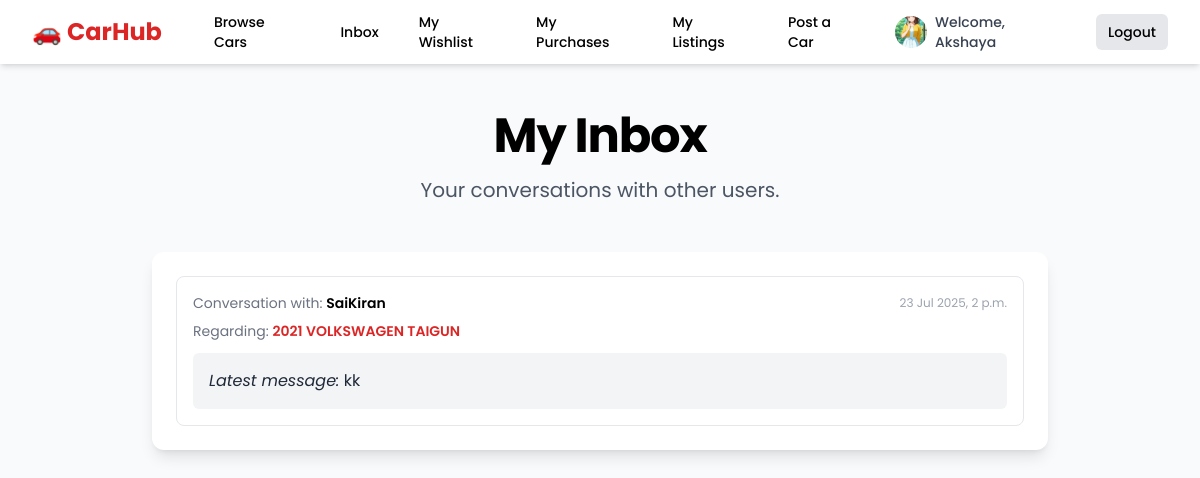
The app's page /inbox/ (signed in), older data.
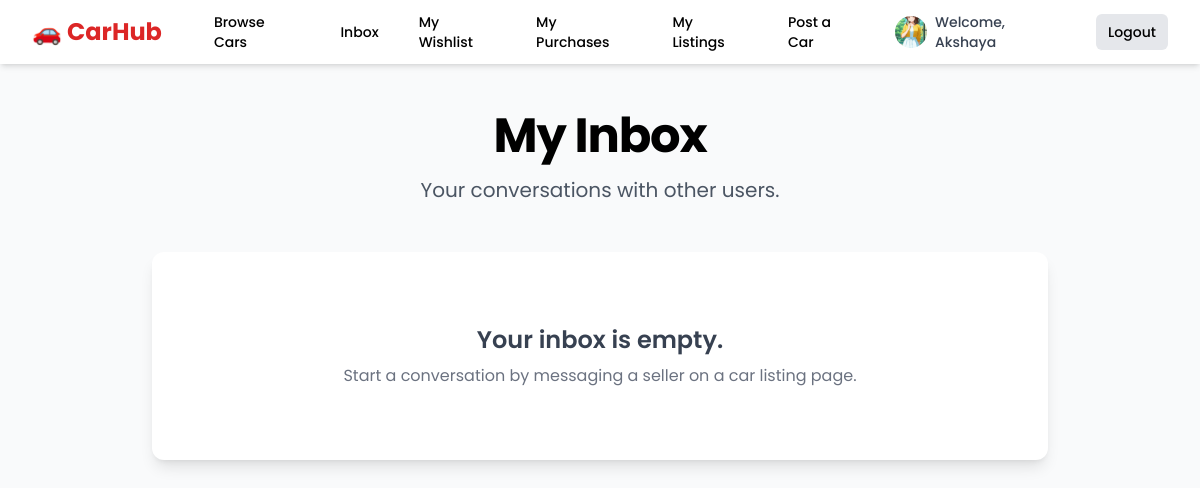
The same page, newer data.
### listings/models.py (models this page shows, shortened)
class Message(models.Model):
    sender = models.ForeignKey(User, on_delete=models.CASCADE, related_name='sent_messages')
    receiver = models.ForeignKey(User, on_delete=models.CASCADE, related_name='received_messages')
    listing = models.ForeignKey(CarListing, on_delete=models.CASCADE)
    content = models.TextField()
    timestamp = models.DateTimeField(auto_now_add=True)
    is_read = models.BooleanField(default=False)

class CarListing(models.Model):
    seller = models.ForeignKey(User, on_delete=models.CASCADE)
    make = models.CharField(max_length=50, help_text="e.g., Maruti Suzuki, Hyundai")
    model = models.CharField(max_length=50, help_text="e.g., Swift, Creta")
    year = models.PositiveIntegerField()
    price = models.PositiveIntegerField(help_text="Price in INR")
    kms_driven = models.PositiveIntegerField(help_text="Kilometers driven", default=0)
    image = models.ImageField(upload_to='car_images/', default='car_images/default.png', verbose_name="Main Image")
    mileage = models.PositiveIntegerField(help_text="Mileage in KMPL or KM/Charge")
    transmission = models.CharField(max_length=10, choices=TRANSMISSION_CHOICES)
    fuel_type = models.CharField(max_length=10, choices=FUEL_TYPE_CHOICES)
    noc_available = models.BooleanField(default=False, verbose_name="NOC Certificate Available")
    description = models.TextField()
    location_city = models.CharField(max_length=50)
    status = models.CharField(
        max_length=20,
        choices=LISTING_STATUS_CHOICES,
        default='PENDING_APPROVAL'
    )
    wishlist = models.ManyToManyField(User, related_name='wishlist_items', blank=True)
    views = models.PositiveIntegerField(default=0)
    created_at = models.DateTimeField(auto_now_add=True)
    updated_at = models.DateTimeField(auto_now=True)

### listings/views.py (the view)
# urls.py: path('inbox/', views.inbox_view, name='inbox'),
@login_required
def inbox_view(request):
    all_user_messages = Message.objects.filter(
        Q(sender=request.user) | Q(receiver=request.user)
    ).order_by('-timestamp')
    conversation_threads = {}
    for message in all_user_messages:
        other_user = message.sender if message.receiver == request.user else message.receiver
        thread_key = (message.listing.id, other_user.id)
        if thread_key not in conversation_threads:
            conversation_threads[thread_key] = {
                'latest_message': message,
                'other_user': other_user
            }
    context = {
        'conversation_threads': list(conversation_threads.values()),
        'page_title': 'My Inbox'
    }
    return render(request, 'inbox.html', context)

### templates/inbox.html (shortened to what this page needs)
{% extends 'base.html' %}
{% block content %}
    <header class="text-center mb-12">
        <h1 class="text-4xl font-bold tracking-tight text-black sm:text-5xl">{{ page_title }}</h1>
        <p class="mt-4 text-xl text-gray-600">Your conversations with other users.</p>
    </header>
    <div class="max-w-4xl mx-auto bg-white p-6 rounded-xl shadow-lg">
        <div class="space-y-4">
            {% for thread in conversation_threads %}
                <a href="{% url 'conversation' listing_pk=thread.latest_message.listing.id other_user_pk=thread.other_user.id %}" class="block p-4 border border-gray-200 rounded-lg hover:bg-gray-50 transition-colors duration-200">
                    <div class="flex justify-between items-center mb-2">
                        <p class="text-sm text-gray-500">
                            Conversation with: <span class="font-semibold text-black">{{ thread.other_user.username }}</span>
                        </p>
                        <p class="text-xs text-gray-400">{{ thread.latest_message.timestamp|date:"d M Y, P" }}</p>
                    </div>
                    <div class="mb-3">
                        <p class="text-sm text-gray-500">
                            Regarding: <span class="font-semibold text-red-600">{{ thread.latest_message.listing.year }} {{ thread.latest_message.listing.make }} {{ thread.latest_message.listing.model }}</span>
                        </p>
                    </div>
                    <div class="bg-gray-100 p-4 rounded-md">
                        <p class="text-gray-800 truncate"><em>Latest message:</em> {{ thread.latest_message.content }}</p>
                    </div>
                </a>
            {% empty %}
                <div class="text-center py-12">
                    <h3 class="text-2xl font-semibold text-gray-700">Your inbox is empty.</h3>
                    <p class="mt-2 text-gray-500">Start a conversation by messaging a seller on a car listing page.</p>
                </div>
            {% endfor %}
        </div>
    </div>
{% endblock %}

Row changes from the older to the newer data that the page shows:
removed Message: other_user.username "SaiKiran", latest_message.timestamp "23 Jul 2025, 2 p.m.", latest_message.listing.year "2021", latest_message.listing.make "VOLKSWAGEN", latest_message.listing.model "TAIGUN", latest_message.content "kk"
Text that changed along with them:
text now shown: "Your inbox is empty. Start a conversation by messaging a seller on a car listing page."
